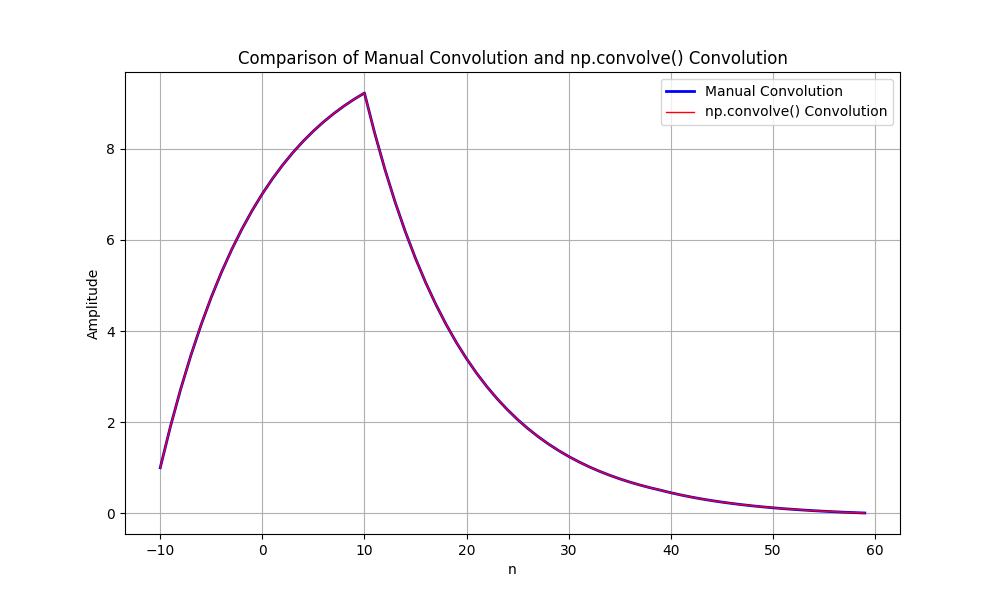

This figure's Python source:
import numpy as np
import matplotlib.pyplot as plt

n_x = np.arange(-10, 11)
n_h = np.arange(0, 50)

x = np.ones_like(n_x)
h = np.exp(-0.1 * n_h)

y_manual = np.zeros(len(n_x) + len(n_h) - 1)

for i in range(len(y_manual)):
    for j in range(len(n_x)):
        if 0 <= i - j < len(h):
            y_manual[i] += x[j] * h[i - j]

y_np_convolve = np.convolve(x, h)

n_y_manual = np.arange(-10, len(y_manual) - 10)
n_y_np = np.arange(-10, len(y_np_convolve) - 10)

plt.figure(figsize=(10, 6))
plt.plot(n_y_manual, y_manual, label='Manual Convolution', color='blue', linewidth=2)
plt.plot(n_y_np, y_np_convolve, label='np.convolve() Convolution', color='red', linewidth=1)
plt.xlabel('n')
plt.ylabel('Amplitude')
plt.title('Comparison of Manual Convolution and np.convolve() Convolution')
plt.legend()
plt.grid(True)
plt.show()
